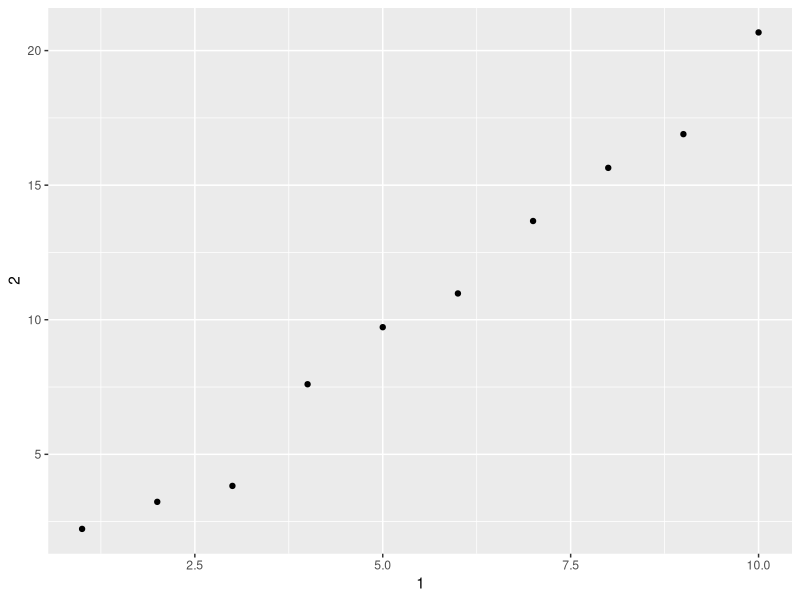

Source code (R):
## ---- chunk 1
library(tidyverse)
## ---- chunk 2
as_tibble(mtcars)
## ---- chunk 3
print(as_tibble(mtcars))
## ---- chunk 4
dolphin <- tibble(
  x = 1:5, 
  y = 1, 
  z = x ^ 2 + y,
  w = sample(letters,5)
)
## ---- chunk 5
tibble(
  rand = runif(11, 0, 2),
  cat = seq(10:20),
  test_score = sample(1:100, 11)
)
## ---- chunk 6
tb <- tibble(
  `:)` = "smile", 
  ` ` = "space",
  `2000` = "number"
)
## ---- chunk 7
annoying <- tibble(
  `1` = 1:10,
  `2` = `1` * 2 + rnorm(length(`1`))
)
annoying$`1`
ggplot(data = annoying) + geom_point(mapping = aes(x= `1`, y = `2`))
annoying <- annoying %>% mutate(`3` = `2` / `1`)
annoying %>% transmute( one = `1`, two = `2`, three = `3`)
annoying
## ---- chunk 8
dolphin $ z
class(dolphin$z)

select(dolphin, z)
class(select(dolphin, z))
## ---- chunk 9
dolphin[,3]
dolphin[[3]] # and
dolphin[3,]
dolphin[["z"]]
dolphin[,"z"]
## ---- chunk 10
dolphin[3,"w"]
## ---- chunk 11
df <- data.frame(abc = 1, xyz = "a")
df$x
df[, "xyz"]
df[, c("abc", "xyz")]

df1 <- as_tibble(df)
df1$x
df1[, "xyz"]
df1[, c("abc", "xyz")]
## ---- chunk 12

tibble(
  a = lubridate::now() + runif(1e3) * 86400,
  b = lubridate::today() + runif(1e3) * 30,
  c = 1:1e3,
  d = runif(1e3),
  e = sample(letters, 1e3, replace = TRUE)
)
